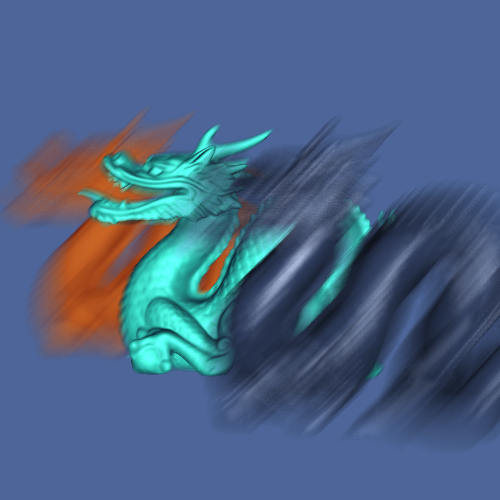

Reproduce this figure in Python.
#!/usr/bin/env python

# Demonstrate simple motion blur render pass with three dragon models.

import vtkmodules.vtkInteractionStyle  # noqa: F401
import vtkmodules.vtkRenderingOpenGL2  # noqa: F401

import os

from vtkmodules.vtkIOPLY import vtkPLYReader
from vtkmodules.vtkRenderingCore import (
    vtkActor,
    vtkPolyDataMapper,
    vtkRenderWindow,
    vtkRenderWindowInteractor,
    vtkRenderer,
)
from vtkmodules.vtkRenderingOpenGL2 import vtkRenderStepsPass, vtkSimpleMotionBlurPass

data_dir = os.environ.get("VPE_DATA_DIR", os.path.dirname(os.path.abspath(__file__)))

# Dragon model
reader = vtkPLYReader()
reader.SetFileName(os.path.join(data_dir, "dragon.ply"))
reader.Update()

mapper = vtkPolyDataMapper()
mapper.SetInputConnection(reader.GetOutputPort())

# Dragon 1: warm colors
actor_0 = vtkActor()
actor_0.SetMapper(mapper)
actor_0.GetProperty().SetAmbientColor(1.0, 0.0, 0.0)
actor_0.GetProperty().SetDiffuseColor(1.0, 0.8, 0.3)
actor_0.GetProperty().SetSpecular(0.0)
actor_0.GetProperty().SetDiffuse(0.5)
actor_0.GetProperty().SetAmbient(0.3)
actor_0.SetPosition(-0.1, 0.0, -0.1)

# Dragon 2: cool colors
actor_1 = vtkActor()
actor_1.SetMapper(mapper)
actor_1.GetProperty().SetAmbientColor(0.2, 0.2, 1.0)
actor_1.GetProperty().SetDiffuseColor(0.2, 1.0, 0.8)
actor_1.GetProperty().SetSpecularColor(1.0, 1.0, 1.0)
actor_1.GetProperty().SetSpecular(0.2)
actor_1.GetProperty().SetDiffuse(0.9)
actor_1.GetProperty().SetAmbient(0.1)
actor_1.GetProperty().SetSpecularPower(10.0)

# Dragon 3: blue-ish
actor_2 = vtkActor()
actor_2.SetMapper(mapper)
actor_2.GetProperty().SetDiffuseColor(0.5, 0.65, 1.0)
actor_2.GetProperty().SetSpecularColor(1.0, 1.0, 1.0)
actor_2.GetProperty().SetSpecular(0.7)
actor_2.GetProperty().SetDiffuse(0.4)
actor_2.GetProperty().SetSpecularPower(60.0)
actor_2.SetPosition(0.1, 0.0, 0.1)

# Renderer with motion blur pass
renderer = vtkRenderer()
renderer.SetBackground(0.3, 0.4, 0.6)
renderer.AddActor(actor_0)
renderer.AddActor(actor_1)
renderer.AddActor(actor_2)

basic_passes = vtkRenderStepsPass()
motion = vtkSimpleMotionBlurPass()
motion.SetDelegatePass(basic_passes)
renderer.SetPass(motion)

render_window = vtkRenderWindow()
render_window.SetSize(500, 500)
render_window.SetMultiSamples(0)
render_window.AddRenderer(renderer)
render_window.SetWindowName("simple motion blur")

interactor = vtkRenderWindowInteractor()
interactor.SetRenderWindow(render_window)

# Scene
renderer.GetActiveCamera().SetPosition(0, 0, 1)
renderer.GetActiveCamera().SetFocalPoint(0, 0, 0)
renderer.GetActiveCamera().SetViewUp(0, 1, 0)
renderer.ResetCamera()
renderer.GetActiveCamera().Azimuth(15.0)
renderer.GetActiveCamera().Zoom(1.8)

# Pipeline exception: multiple renders to accumulate motion blur
render_window.Render()
for i in range(30):
    renderer.GetActiveCamera().Azimuth(10.0 / 30)
    renderer.GetActiveCamera().Elevation(10.0 / 30)
    render_window.Render()

interactor.Initialize()
interactor.Start()
